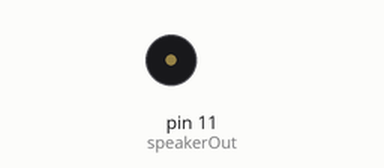
A sketch run on a simulated Arduino Uno, built with avr-gcc and run on an emulated ATmega328P. On the bench: buzzer (waves = sounding). What the sketch prints to the serial monitor is not drawn.

Above: at 0.2 s.
Timing chart, 0 to 1.7 s (numbered marks = the images above):
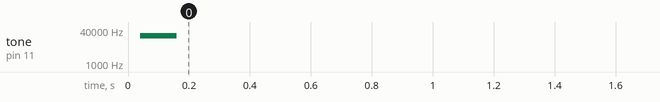

The sketch:

ThemePlayer.ino
```cpp
//#include "pitches.h"

const int NOTE_B = 988;
const int NOTE_D = 1175;
const int NOTE_DS = 1245;
const int NOTE_F = 1397;
const int NOTE_A = 1760;
const int NOTE_E = 1319;
const int restCount = 100;
const int speakerOut = 11;
boolean played = false;
//const int NOTE_B0 = 31;
//const int NOTE_E1 = 41;
//const int NOTE_F1 = 44;
//const int NOTE_G1 = 49;
//const int NOTE_A1 = 55;
const int melody2[] = {NOTE_B,NOTE_B,NOTE_D,NOTE_DS,NOTE_F,NOTE_A,NOTE_A, NOTE_E, NOTE_E};
const int beats2[] = {2,2,1,1,2,2,2,2,2};
//const int melody[] = {d,d,f,fSharp,a,c,b,d,d,f,fSharp,a,c,b,b,b,dSharp,b,cSharp,aSharp,R,R,b,b,b,b,aSharp,cSharp,b,R,b,b,b,dSharp,b,cSharp,aSharp,R,R,b,b,b,b,aSharp,cSharp,b,R};
const int beats[] = {2,2,1,1,2,4,4,2,2,1,1,2,4,4,1,2,2,2,2,2,2,1,1,1,1,2,2,2,2,4,4,1,2,2,2,2,2,2,1,1,1,1,2,2,2,3};

int pause = 1000;
long tempo = 150000;

int tone_ = 0;
int beat = 0;
long duration = 0;

void setup(){
  pinMode(speakerOut,OUTPUT);
//  pinMode(12,OUTPUT);
  //digitalWrite(12,LOW);
  Serial.begin(9600);
}
void loop(){
  if (!played){
    for (int i = 0; i < 9; i++){
      tone_ = melody2[i];
      beat = beats2[i];
      duration = beat * tempo;
      playTone();
      delayMicroseconds(pause);
      Serial.println(tone_);
      Serial.println(duration);
      played = true;
    }
  }
}
void playTone(){
 long elapsed = 0;
 if (tone_ != 0){
   while (elapsed < duration){
    digitalWrite(speakerOut,HIGH);
    delayMicroseconds(1/(tone_*2));
    digitalWrite(speakerOut,LOW);
    delayMicroseconds(1/(tone_*2));
    elapsed += tone_;
   }
  }
  else{
    for (int i = 0; i < restCount; i++){
      delayMicroseconds(duration);
    }
  }
}
```

Measured:
- by itself, tone on pin 11 (speakerOut): silent → 20924 Hz at 0.04 s, → silent 0.12 s later
